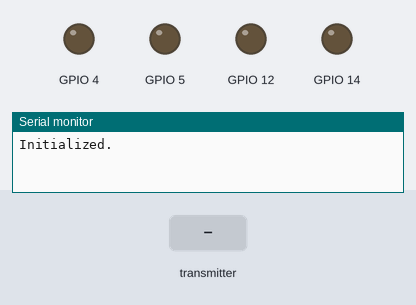
The sketch below on a simulated ESP8266 (NodeMCU). Parts: output pins drawn as LEDs (lit = HIGH), the last lines printed to the serial monitor. The test bench sets the inputs (shaded band).

Above: at 1.2 s.
1.3 s: the transmitter starts sending relay1 = 1
At 2.5 s:
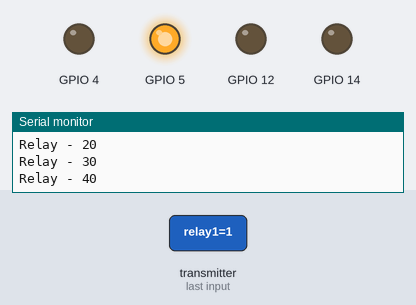
2.8 s: the transmitter starts sending relay2 = 1
At 3.8 s:
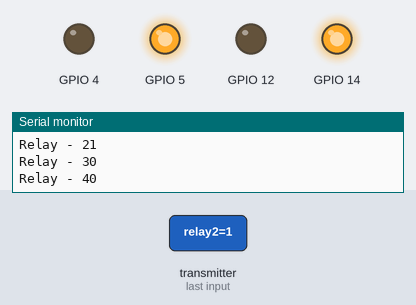
4.3 s: the transmitter starts sending relay3 = 1
At 4.9 s:
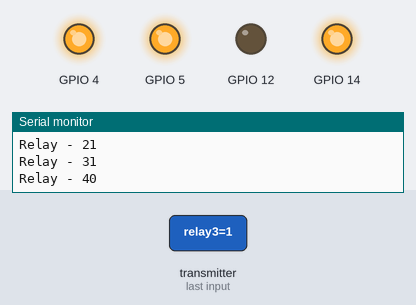
5.8 s: the transmitter starts sending relay4 = 1
At 7.0 s:
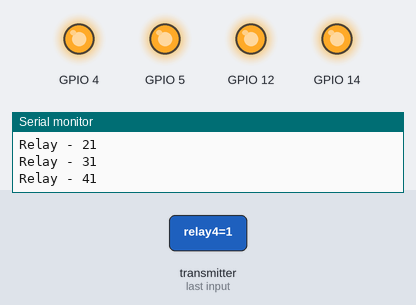
7.3 s: the transmitter starts sending relay1 = 0
At 8.4 s:
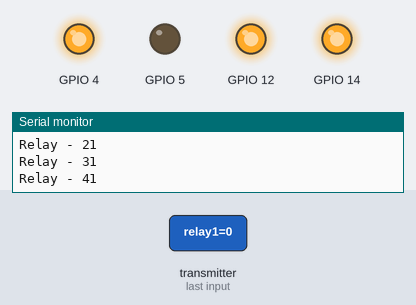
8.8 s: the transmitter starts sending relay2 = 0
At 9.6 s:
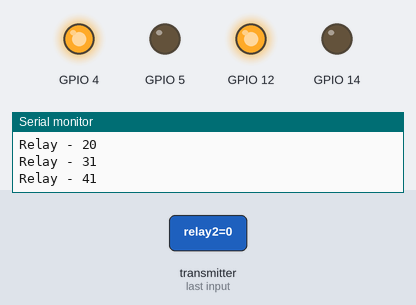
Timing chart, 0 to 11.3 s (numbered marks = the images above; inputs shaded):
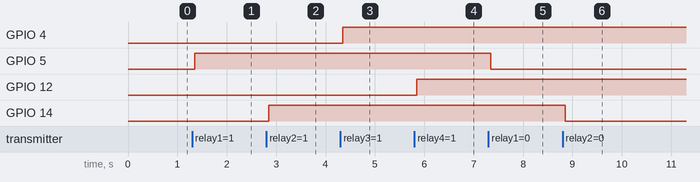

Measured:
- after the input at 1.3 s, GPIO 5: LOW → HIGH after 0.05 s
- after the input at 2.8 s, GPIO 14: LOW → HIGH after 0.05 s
- after the input at 4.3 s, GPIO 4: LOW → HIGH after 0.05 s
- after the input at 5.8 s, GPIO 12: LOW → HIGH after 0.05 s
- after the input at 7.3 s, GPIO 5: HIGH → LOW after 0.05 s
- after the input at 8.8 s, GPIO 14: HIGH → LOW after 0.05 s

The sketch:

Esp_now_reciever.ino
```cpp
#include <ESP8266WiFi.h>
#include <espnow.h>

// Structure example to receive data
// Must match the sender structure
typedef struct message {
    int relay1;
    int relay2;
    int relay3;
    int relay4;
} message;

// Create a struct_message called myData
message msg;

int relayStatus_1 = 0;
int relayStatus_2 = 0;
int relayStatus_3 = 0;
int relayStatus_4 = 0;

bool relayStatusChange = true;

// Callback function that will be executed when data is received
void OnDataRecv(uint8_t * mac, uint8_t *incomingData, uint8_t len) {
  memcpy(&msg, incomingData, sizeof(msg));
  Serial.print("Relay - 1");
  Serial.println(msg.relay1);
  relayStatus_1 = msg.relay1;

  Serial.print("Relay - 2");
  Serial.println(msg.relay2);
  relayStatus_2 = msg.relay2;

  Serial.print("Relay - 3");
  Serial.println(msg.relay3);
  relayStatus_3 = msg.relay3;

  Serial.print("Relay - 4");
  Serial.println(msg.relay4);
  relayStatus_4 = msg.relay4;
  Serial.println();

  relayStatusChange = true;
}

void setup() {
  // Initialize Serial Monitor
  Serial.begin(115200);
  pinMode(5,OUTPUT);
  pinMode(4,OUTPUT);
  pinMode(12,OUTPUT);
  pinMode(14,OUTPUT);
  WiFi.mode(WIFI_STA);
  WiFi.disconnect();        // we do not want to connect to a WiFi network

  if(esp_now_init() != 0) {
    Serial.println("ESP-NOW initialization failed");
    return;
  }

  esp_now_register_recv_cb(OnDataRecv);   // this function will get called once all data is sent

  Serial.println("Initialized.");
}

void loop() {
  if(relayStatusChange)
  {
    digitalWrite(5,relayStatus_1);
    digitalWrite(14,relayStatus_2);
    digitalWrite(4,relayStatus_3);
    digitalWrite(12,relayStatus_4);
  }
}
```
